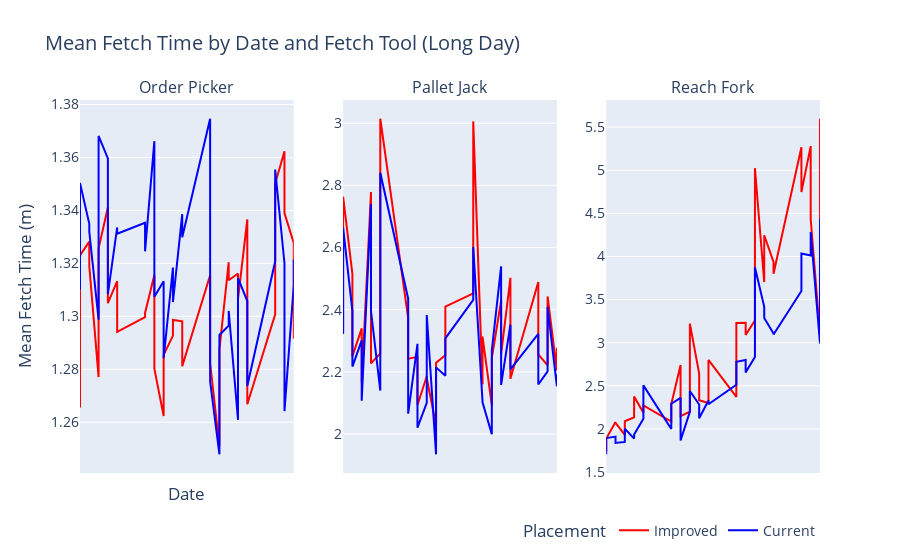

Notebook code cell kept with this figure:
### Code cell
fig = make_subplots(rows=1, cols=3, subplot_titles=['Order Picker', 'Pallet Jack', 'Reach Fork'], shared_yaxes=False)
fig.add_trace(go.Scatter(x=mean_tool_fetch_time_by_dates_only_df.index, y=improved_subplot_df['PALLET_JACK'], mode='lines', name='Improved', line=dict(color='red')), row=1, col=1)
fig.add_trace(go.Scatter(x=mean_tool_fetch_time_by_dates_only_df.index, y=current_subplot_df['PALLET_JACK'], mode='lines', name='Current', line=dict(color='blue')), row=1, col=1)
fig.add_trace(go.Scatter(x=mean_tool_fetch_time_by_dates_only_df.index, y=improved_subplot_df['ORDER_PICKER'], mode='lines', name='Improved', line=dict(color='red')), row=1, col=2)
fig.add_trace(go.Scatter(x=mean_tool_fetch_time_by_dates_only_df.index, y=current_subplot_df['ORDER_PICKER'], mode='lines', name='Current', line=dict(color='blue')), row=1, col=2)
fig.add_trace(go.Scatter(x=mean_tool_fetch_time_by_dates_only_df.index, y=improved_subplot_df['REACH_FORK'], mode='lines', name='Improved', line=dict(color='red')), row=1, col=3)
fig.add_trace(go.Scatter(x=mean_tool_fetch_time_by_dates_only_df.index, y=current_subplot_df['REACH_FORK'], mode='lines', name='Current', line=dict(color='blue')), row=1, col=3)
fig.update_layout(title='Mean Fetch Time by Date and Fetch Tool (Long Day)', xaxis_title='Date', yaxis_title='Mean Fetch Time (m)', legend_title='Placement', legend=dict(orientation='h', yanchor='bottom', y=-0.2, xanchor='right', x=1), font=dict(size=14))

# change legend to include only one value of 'Improved' in blue and 'Current' in red
for i in range(2, 6):
    fig['data'][i]['showlegend'] = False

# hide the xaxis labels
fig.update_xaxes(showticklabels=False, showgrid=False)

fig.show()
# export the fig to a png file under the ./graphs/ folder
fig.write_image('./graphs/mean_fetch_time_by_date_and_fetch_tool.png', width=800, height=400)

### Figure 1 — Plotly figure (JSON) as saved in the notebook; plotly's stock layout.template omitted (floating-point values rounded to 4 significant figures)
{"data": [{"line": {"color": "red"}, "mode": "lines", "name": "Improved", "type": "scatter", "x": ["2021-01-03", "2021-01-03", "2021-01-04", "2021-01-04", "2021-01-05", "2021-01-05", "2021-01-06", "2021-01-06", "2021-01-07", "2021-01-07", "2021-01-10", "2021-01-10", "2021-01-11", "2021-01-11", "2021-01-12", "2021-01-12", "2021-01-13", "2021-01-13", "2021-01-14", "2021-01-14", "2021-01-17", "2021-01-17", "2021-01-18", "2021-01-18", "2021-01-19", "2021-01-19", "2021-01-20", "2021-01-20", "2021-01-21", "2021-01-21", "2021-01-24", "2021-01-24", "2021-01-25", "2021-01-25", "2021-01-26", "2021-01-26", "2021-01-27", "2021-01-27", "2021-01-28", "2021-01-28", "2021-01-31", "2021-01-31", "2021-02-01", "2021-02-01", "2021-02-02", "2021-02-02", "2021-02-03", "2021-02-03", "2021-02-04", "2021-02-04", "2021-02-07", "2021-02-07", "2021-02-08", "2021-02-08", "2021-02-09", "2021-02-09", "2021-02-10", "2021-02-10", "2021-02-11", "2021-02-11", "2021-02-14", "2021-02-14", "2021-02-15", "2021-02-15", "2021-02-16", "2021-02-16", "2021-02-17", "2021-02-17", "2021-02-18", "2021-02-18", "2021-02-21", "2021-02-21"], "xaxis": "x", "y": [1.266, 1.323, 1.328, 1.319, 1.277, 1.326, 1.341, 1.305, 1.313, 1.294, 1.3, 1.301, 1.316, 1.28, 1.262, 1.285, 1.293, 1.299, 1.298, 1.281, 1.316, 1.282, 1.251, 1.287, 1.32, 1.314, 1.316, 1.307, 1.337, 1.267, 1.301, 1.35, 1.362, 1.339, 1.328, 1.291], "yaxis": "y"}, {"line": {"color": "blue"}, "mode": "lines", "name": "Current", "type": "scatter", "x": ["2021-01-03", "2021-01-03", "2021-01-04", "2021-01-04", "2021-01-05", "2021-01-05", "2021-01-06", "2021-01-06", "2021-01-07", "2021-01-07", "2021-01-10", "2021-01-10", "2021-01-11", "2021-01-11", "2021-01-12", "2021-01-12", "2021-01-13", "2021-01-13", "2021-01-14", "2021-01-14", "2021-01-17", "2021-01-17", "2021-01-18", "2021-01-18", "2021-01-19", "2021-01-19", "2021-01-20", "2021-01-20", "2021-01-21", "2021-01-21", "2021-01-24", "2021-01-24", "2021-01-25", "2021-01-25", "2021-01-26", "2021-01-26", "2021-01-27", "2021-01-27", "2021-01-28", "2021-01-28", "2021-01-31", "2021-01-31", "2021-02-01", "2021-02-01", "2021-02-02", "2021-02-02", "2021-02-03", "2021-02-03", "2021-02-04", "2021-02-04", "2021-02-07", "2021-02-07", "2021-02-08", "2021-02-08", "2021-02-09", "2021-02-09", "2021-02-10", "2021-02-10", "2021-02-11", "2021-02-11", "2021-02-14", "2021-02-14", "2021-02-15", "2021-02-15", "2021-02-16", "2021-02-16", "2021-02-17", "2021-02-17", "2021-02-18", "2021-02-18", "2021-02-21", "2021-02-21"], "xaxis": "x", "y": [1.31, 1.35, 1.335, 1.332, 1.299, 1.368, 1.36, 1.308, 1.334, 1.331, 1.335, 1.325, 1.366, 1.307, 1.313, 1.284, 1.318, 1.305, 1.339, 1.33, 1.375, 1.275, 1.248, 1.293, 1.296, 1.302, 1.261, 1.314, 1.306, 1.274, 1.321, 1.355, 1.32, 1.264, 1.312, 1.321], "yaxis": "y"}, {"line": {"color": "red"}, "mode": "lines", "name": "Improved", "showlegend": false, "type": "scatter", "x": ["2021-01-03", "2021-01-03", "2021-01-04", "2021-01-04", "2021-01-05", "2021-01-05", "2021-01-06", "2021-01-06", "2021-01-07", "2021-01-07", "2021-01-10", "2021-01-10", "2021-01-11", "2021-01-11", "2021-01-12", "2021-01-12", "2021-01-13", "2021-01-13", "2021-01-14", "2021-01-14", "2021-01-17", "2021-01-17", "2021-01-18", "2021-01-18", "2021-01-19", "2021-01-19", "2021-01-20", "2021-01-20", "2021-01-21", "2021-01-21", "2021-01-24", "2021-01-24", "2021-01-25", "2021-01-25", "2021-01-26", "2021-01-26", "2021-01-27", "2021-01-27", "2021-01-28", "2021-01-28", "2021-01-31", "2021-01-31", "2021-02-01", "2021-02-01", "2021-02-02", "2021-02-02", "2021-02-03", "2021-02-03", "2021-02-04", "2021-02-04", "2021-02-07", "2021-02-07", "2021-02-08", "2021-02-08", "2021-02-09", "2021-02-09", "2021-02-10", "2021-02-10", "2021-02-11", "2021-02-11", "2021-02-14", "2021-02-14", "2021-02-15", "2021-02-15", "2021-02-16", "2021-02-16", "2021-02-17", "2021-02-17", "2021-02-18", "2021-02-18", "2021-02-21", "2021-02-21"], "xaxis": "x2", "y": [2.33, 2.764, 2.515, 2.25, 2.34, 2.165, 2.779, 2.227, 2.26, 3.015, 2.373, 2.242, 2.248, 2.093, 2.186, 2.179, 2.028, 2.229, 2.254, 2.41, 2.452, 3.006, 2.16, 2.314, 2.092, 2.244, 2.43, 2.258, 2.503, 2.178, 2.489, 2.257, 2.221, 2.443, 2.204, 2.278], "yaxis": "y2"}, {"line": {"color": "blue"}, "mode": "lines", "name": "Current", "showlegend": false, "type": "scatter", "x": ["2021-01-03", "2021-01-03", "2021-01-04", "2021-01-04", "2021-01-05", "2021-01-05", "2021-01-06", "2021-01-06", "2021-01-07", "2021-01-07", "2021-01-10", "2021-01-10", "2021-01-11", "2021-01-11", "2021-01-12", "2021-01-12", "2021-01-13", "2021-01-13", "2021-01-14", "2021-01-14", "2021-01-17", "2021-01-17", "2021-01-18", "2021-01-18", "2021-01-19", "2021-01-19", "2021-01-20", "2021-01-20", "2021-01-21", "2021-01-21", "2021-01-24", "2021-01-24", "2021-01-25", "2021-01-25", "2021-01-26", "2021-01-26", "2021-01-27", "2021-01-27", "2021-01-28", "2021-01-28", "2021-01-31", "2021-01-31", "2021-02-01", "2021-02-01", "2021-02-02", "2021-02-02", "2021-02-03", "2021-02-03", "2021-02-04", "2021-02-04", "2021-02-07", "2021-02-07", "2021-02-08", "2021-02-08", "2021-02-09", "2021-02-09", "2021-02-10", "2021-02-10", "2021-02-11", "2021-02-11", "2021-02-14", "2021-02-14", "2021-02-15", "2021-02-15", "2021-02-16", "2021-02-16", "2021-02-17", "2021-02-17", "2021-02-18", "2021-02-18", "2021-02-21", "2021-02-21"], "xaxis": "x2", "y": [2.322, 2.664, 2.395, 2.217, 2.302, 2.107, 2.74, 2.396, 2.14, 2.841, 2.436, 2.065, 2.29, 2.021, 2.1, 2.383, 1.935, 2.214, 2.187, 2.308, 2.431, 2.602, 2.105, 2.102, 1.999, 2.269, 2.54, 2.158, 2.352, 2.208, 2.322, 2.159, 2.202, 2.409, 2.154, 2.192], "yaxis": "y2"}, {"line": {"color": "red"}, "mode": "lines", "name": "Improved", "showlegend": false, "type": "scatter", "x": ["2021-01-03", "2021-01-03", "2021-01-04", "2021-01-04", "2021-01-05", "2021-01-05", "2021-01-06", "2021-01-06", "2021-01-07", "2021-01-07", "2021-01-10", "2021-01-10", "2021-01-11", "2021-01-11", "2021-01-12", "2021-01-12", "2021-01-13", "2021-01-13", "2021-01-14", "2021-01-14", "2021-01-17", "2021-01-17", "2021-01-18", "2021-01-18", "2021-01-19", "2021-01-19", "2021-01-20", "2021-01-20", "2021-01-21", "2021-01-21", "2021-01-24", "2021-01-24", "2021-01-25", "2021-01-25", "2021-01-26", "2021-01-26", "2021-01-27", "2021-01-27", "2021-01-28", "2021-01-28", "2021-01-31", "2021-01-31", "2021-02-01", "2021-02-01", "2021-02-02", "2021-02-02", "2021-02-03", "2021-02-03", "2021-02-04", "2021-02-04", "2021-02-07", "2021-02-07", "2021-02-08", "2021-02-08", "2021-02-09", "2021-02-09", "2021-02-10", "2021-02-10", "2021-02-11", "2021-02-11", "2021-02-14", "2021-02-14", "2021-02-15", "2021-02-15", "2021-02-16", "2021-02-16", "2021-02-17", "2021-02-17", "2021-02-18", "2021-02-18", "2021-02-21", "2021-02-21"], "xaxis": "x3", "y": [1.742, 1.888, 2.079, 2.069, 1.93, 2.089, 2.134, 2.377, 2.188, 2.272, 2.086, 2.287, 2.741, 2.148, 2.2, 3.222, 2.641, 2.332, 2.3, 2.801, 2.37, 3.228, 3.231, 3.09, 3.257, 5.024, 3.702, 4.246, 3.938, 3.8, 5.266, 4.747, 5.28, 4.432, 3.098, 5.598], "yaxis": "y3"}, {"line": {"color": "blue"}, "mode": "lines", "name": "Current", "showlegend": false, "type": "scatter", "x": ["2021-01-03", "2021-01-03", "2021-01-04", "2021-01-04", "2021-01-05", "2021-01-05", "2021-01-06", "2021-01-06", "2021-01-07", "2021-01-07", "2021-01-10", "2021-01-10", "2021-01-11", "2021-01-11", "2021-01-12", "2021-01-12", "2021-01-13", "2021-01-13", "2021-01-14", "2021-01-14", "2021-01-17", "2021-01-17", "2021-01-18", "2021-01-18", "2021-01-19", "2021-01-19", "2021-01-20", "2021-01-20", "2021-01-21", "2021-01-21", "2021-01-24", "2021-01-24", "2021-01-25", "2021-01-25", "2021-01-26", "2021-01-26", "2021-01-27", "2021-01-27", "2021-01-28", "2021-01-28", "2021-01-31", "2021-01-31", "2021-02-01", "2021-02-01", "2021-02-02", "2021-02-02", "2021-02-03", "2021-02-03", "2021-02-04", "2021-02-04", "2021-02-07", "2021-02-07", "2021-02-08", "2021-02-08", "2021-02-09", "2021-02-09", "2021-02-10", "2021-02-10", "2021-02-11", "2021-02-11", "2021-02-14", "2021-02-14", "2021-02-15", "2021-02-15", "2021-02-16", "2021-02-16", "2021-02-17", "2021-02-17", "2021-02-18", "2021-02-18", "2021-02-21", "2021-02-21"], "xaxis": "x3", "y": [1.705, 1.893, 1.91, 1.837, 1.849, 2.003, 1.887, 1.934, 2.119, 2.505, 1.999, 2.292, 2.359, 1.867, 2.197, 2.44, 2.283, 2.123, 2.329, 2.286, 2.513, 2.779, 2.8, 2.656, 2.833, 3.874, 3.416, 3.288, 3.106, 3.095, 3.6, 4.034, 4.011, 4.283, 2.992, 4.433], "yaxis": "y3"}], "layout": {"annotations": [{"font": {"size": 16}, "showarrow": false, "text": "Order Picker", "x": 0.1444, "xanchor": "center", "xref": "paper", "y": 1, "yanchor": "bottom", "yref": "paper"}, {"font": {"size": 16}, "showarrow": false, "text": "Pallet Jack", "x": 0.5, "xanchor": "center", "xref": "paper", "y": 1, "yanchor": "bottom", "yref": "paper"}, {"font": {"size": 16}, "showarrow": false, "text": "Reach Fork", "x": 0.8556, "xanchor": "center", "xref": "paper", "y": 1, "yanchor": "bottom", "yref": "paper"}], "font": {"size": 14}, "legend": {"orientation": "h", "title": {"text": "Placement"}, "x": 1, "xanchor": "right", "y": -0.2, "yanchor": "bottom"}, "title": {"text": "Mean Fetch Time by Date and Fetch Tool (Long Day)"}, "xaxis": {"anchor": "y", "domain": [0, 0.2889], "showgrid": false, "showticklabels": false, "title": {"text": "Date"}}, "xaxis2": {"anchor": "y2", "domain": [0.3556, 0.6444], "showgrid": false, "showticklabels": false}, "xaxis3": {"anchor": "y3", "domain": [0.7111, 1], "showgrid": false, "showticklabels": false}, "yaxis": {"anchor": "x", "domain": [0, 1], "title": {"text": "Mean Fetch Time (m)"}}, "yaxis2": {"anchor": "x2", "domain": [0, 1]}, "yaxis3": {"anchor": "x3", "domain": [0, 1]}}}
